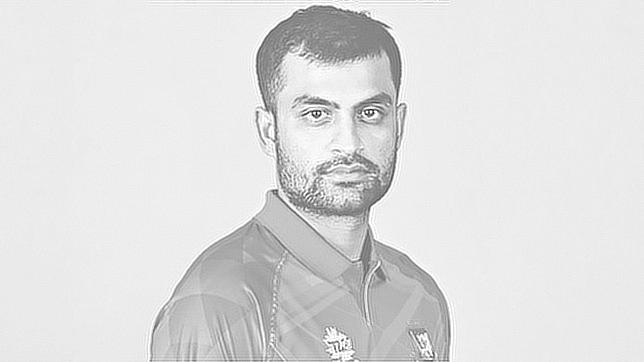
#> input picture Images/t_deconvolution.jpg, 644 x 362 px, found by its file name
$ python 'Maximum filter.py'
#> lines starting #> are read from the running program, lines starting #| are printed output that depends on the picture
# -*- coding: utf-8 -*-
"""
Created on Tue Apr 27 15:37:51 2021

@author: Md.Abdullah
"""

from PIL import Image,ImageFilter
import matplotlib.pyplot as plt
import numpy as np
import scipy.ndimage as sc


img=Image.open("J:\Digital-Image-Processing\Images/t_deconvolution.jpg").convert("L")

b=sc.filters.maximum_filter(img,size=5,footprint=None,output=None,mode="reflect",cval=0.0,origin=0)
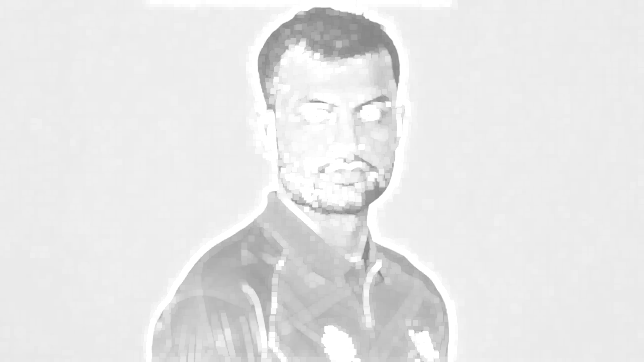
#> b: shape (362, 644); min 135, max 255, mean 230.6
img_out=Image.fromarray(b)
img_out.show()

$ run again, with Images/data science.jpg copied over Images/t_deconvolution.jpg
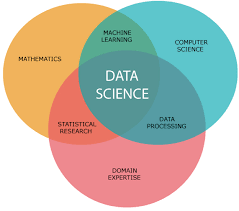
#> input picture Images/data science.jpg, 239 x 211 px, found by its file name
#> `img=Image.open("J:\Digital-Image-Processing\Images/t_deconvolution.jpg..`:
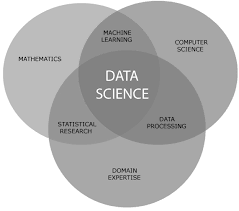
#> img: PIL image 239x211 L; min 0, max 255, mean 186.7
#> `b=sc.filters.maximum_filter(img,size=5,footprint=None,output=None,mode..`:
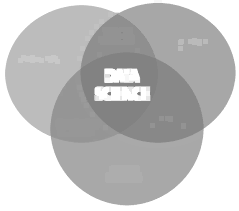
#> b: shape (211, 239); min 130, max 255, mean 194.5
